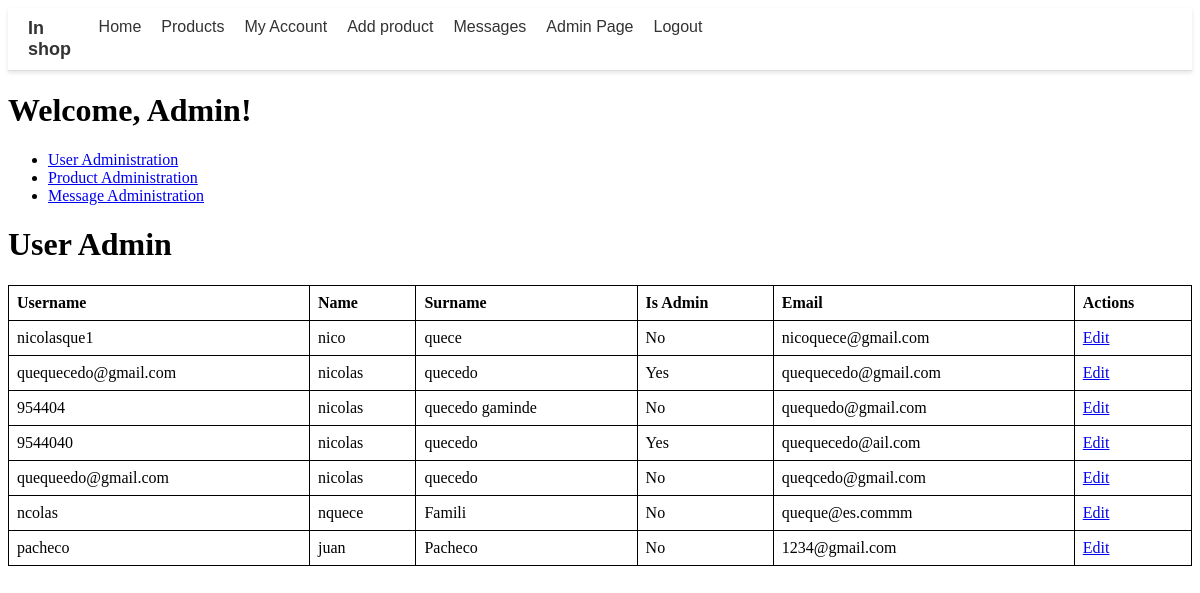
The page /php/admin/user_admin.php (signed in) on the database its author committed.
### tables this page shows
CREATE TABLE `user` (
  `user_id` int(9) NOT NULL,
  `username` varchar(30) NOT NULL,
  `name` varchar(30) NOT NULL,
  `surname` varchar(30) NOT NULL,
  `email` varchar(50) NOT NULL,
  `password` varchar(30) NOT NULL,
  `admin` tinyint(1) NOT NULL DEFAULT 0
);

### php/create_conexion.php (called while the page is built, shortened)
<?php
function ft_create_conexion() {
    $host  = "localhost";
    $user = "root";
    $pass = "";
    $baseDatos = "web_compraventa";
    $connexion = new mysqli($host, $user, $pass, $baseDatos);
    return $connexion;
}
?>

### php/admin/user_admin.php (the view, shortened to what this page needs)
<link rel="stylesheet" href="../../css/navbar.css">
<?php
include 'admin_header.php';
function ft_fetch_users($connexion)
{
    $sql = "SELECT * FROM user";
    $result = $connexion->query($sql);
    $users = [];
    if ($result->num_rows > 0)
    {
        while ($row = $result->fetch_assoc())
        {
            $users[] = $row;
        }
    }
    return $users;
}
$users = ft_fetch_users(ft_create_conexion());
?>
<!DOCTYPE html>
<html>
<head>
</head>
<body>
    <h1>User Admin</h1>
    <table>
        <tr>
            <th>Username</th>
            <th>Name</th>
            <th>Surname</th>
            <th>Is Admin</th>
            <th>Email</th>
            <th>Actions</th>
        </tr>
        <?php foreach ($users as $user): ?>
            <tr>
                <td><?php echo $user['username']; ?></td>
                <td><?php echo $user['name']; ?></td>
                <td><?php echo $user['surname']; ?></td>
                <td><?php echo $user['admin'] ? 'Yes' : 'No'; ?></td>
                <td><?php echo $user['email']; ?></td>
                <td><a href="edit_user.php?user_id=<?php echo $user['user_id']; ?>">Edit</a></td>
            </tr>
        <?php endforeach; ?>
    </table>
</body>
</html>

### php/admin/user_admin.php (style rules this page uses)
table { border-collapse: collapse; width: 100%; }
th, td { border: 1px solid black; padding: 8px; text-align: left; }

### rows shown on the page
user: username "nicolasque1", name "nico", surname "quece", admin "No", email "nicoquece@gmail.com"
user: username "quequecedo@gmail.com", name "nicolas", surname "quecedo", admin "Yes", email "quequecedo@gmail.com"
user: username "954404", name "nicolas", surname "quecedo gaminde", admin "No", email "quequedo@gmail.com"
user: username "9544040", name "nicolas", surname "quecedo", admin "Yes", email "quequecedo@ail.com"
user: username "quequeedo@gmail.com", name "nicolas", surname "quecedo", admin "No", email "queqcedo@gmail.com"
user: username "ncolas", name "nquece", surname "Famili", admin "No", email "queque@es.commm"
user: username "pacheco", name "juan", surname "Pacheco", admin "No", email "1234@gmail.com"
